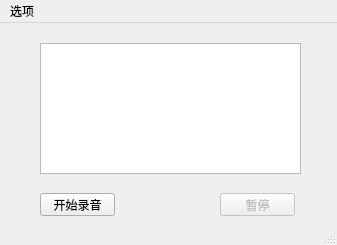
<?xml version="1.0" encoding="UTF-8"?>
<ui version="4.0">
 <class>MainWindow</class>
 <widget class="QMainWindow" name="MainWindow">
  <property name="geometry">
   <rect>
    <x>0</x>
    <y>0</y>
    <width>337</width>
    <height>245</height>
   </rect>
  </property>
  <property name="windowTitle">
   <string>MainWindow</string>
  </property>
  <widget class="QWidget" name="centralwidget">
   <widget class="QPushButton" name="Record_Button">
    <property name="geometry">
     <rect>
      <x>40</x>
      <y>170</y>
      <width>75</width>
      <height>23</height>
     </rect>
    </property>
    <property name="text">
     <string>开始录音</string>
    </property>
   </widget>
   <widget class="QPushButton" name="Pause_Button">
    <property name="enabled">
     <bool>false</bool>
    </property>
    <property name="geometry">
     <rect>
      <x>220</x>
      <y>170</y>
      <width>75</width>
      <height>23</height>
     </rect>
    </property>
    <property name="text">
     <string>暂停</string>
    </property>
   </widget>
   <widget class="QWidget" name="gridLayoutWidget">
    <property name="geometry">
     <rect>
      <x>40</x>
      <y>20</y>
      <width>261</width>
      <height>131</height>
     </rect>
    </property>
    <layout class="QGridLayout" name="gridLayout">
     <item row="0" column="0">
      <widget class="QPlainTextEdit" name="Text_plainTextEdit"/>
     </item>
    </layout>
   </widget>
  </widget>
  <widget class="QMenuBar" name="menubar">
   <property name="geometry">
    <rect>
     <x>0</x>
     <y>0</y>
     <width>337</width>
     <height>22</height>
    </rect>
   </property>
   <widget class="QMenu" name="menu">
    <property name="title">
     <string>选项</string>
    </property>
   </widget>
   <addaction name="menu"/>
  </widget>
  <widget class="QStatusBar" name="statusbar"/>
 </widget>
 <resources/>
 <connections/>
</ui>
